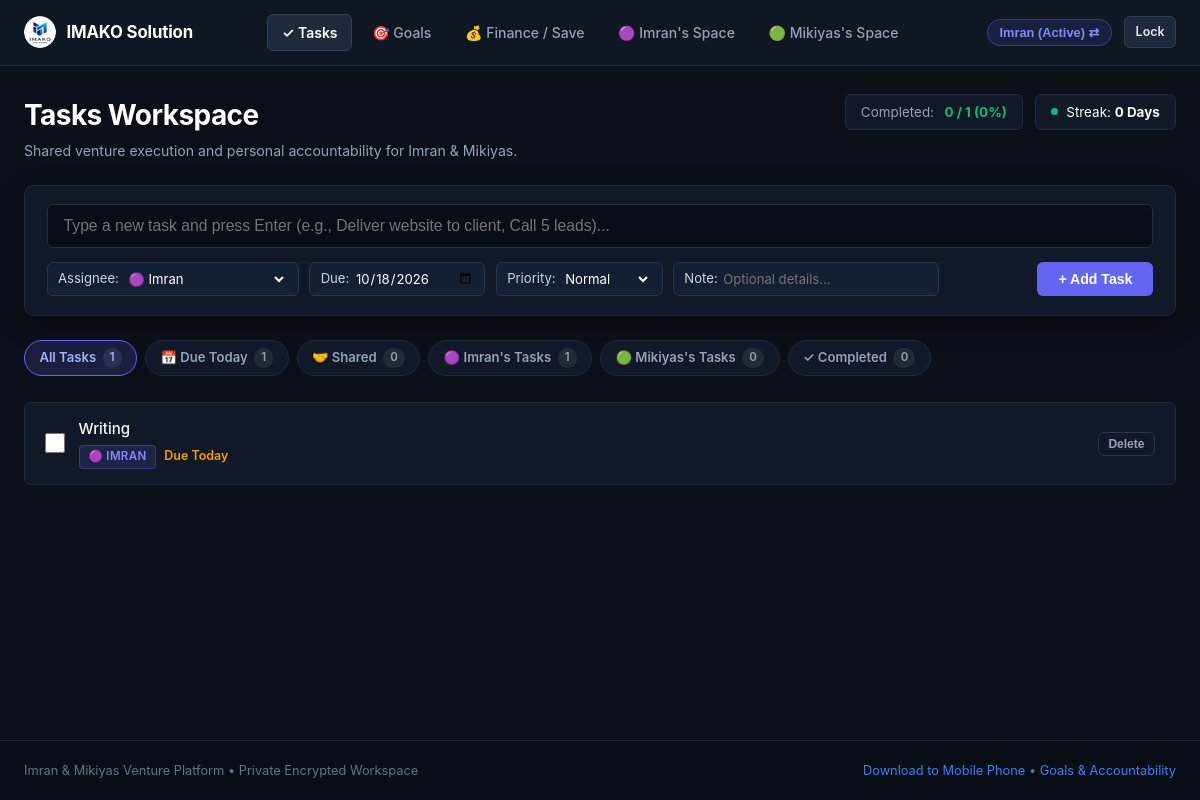
The page /index (signed in) on the database as committed earlier.
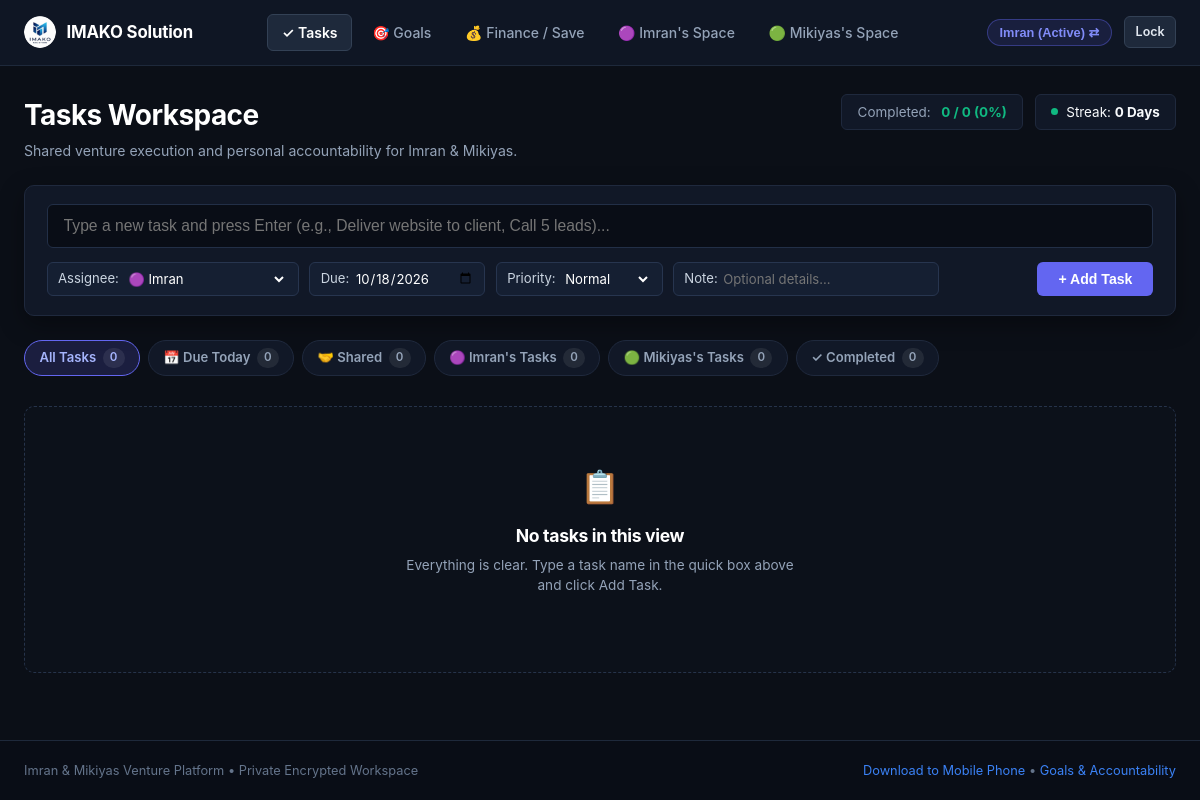
The same page on the database as committed later.
### tables this page shows
CREATE TABLE tasks (
        id INTEGER PRIMARY KEY AUTOINCREMENT,
        user_id TEXT NOT NULL,
        task_type TEXT NOT NULL DEFAULT 'personal' CHECK(task_type IN ('shared', 'personal')),
        week_identifier TEXT NOT NULL,
        title TEXT NOT NULL,
        details TEXT,
        due_date TEXT NOT NULL,
        target_time TEXT,
        is_done INTEGER NOT NULL DEFAULT 0,
        done_date TEXT,
        proof_image TEXT,
        proof_text TEXT,
        ai_verified INTEGER NOT NULL DEFAULT 0,
        ai_status TEXT NOT NULL DEFAULT 'Unverified',
        ai_feedback TEXT,
        is_archived INTEGER NOT NULL DEFAULT 0,
        consequence_applied INTEGER NOT NULL DEFAULT 0,
        created_at TIMESTAMP DEFAULT CURRENT_TIMESTAMP, assigned_to TEXT DEFAULT 'imran', priority TEXT DEFAULT 'Normal',
        FOREIGN KEY (user_id) REFERENCES users (id) ON DELETE CASCADE
    );

### app.py (the view)
@app.route("/")
@app.route("/index")
def index():
    if not (session.get("logged_in_user") or request.cookies.get("partner_user")):
        return handle_login_request()
    return tasks_board()

### app.py (called while the page is built, shortened)
@app.before_request
def require_authentication_gate():
    if request.endpoint == "static" or request.path.startswith(("/static/", "/public/")):
        return None
    allowed_exact = (
        "/", "/index", "/login", "/login/", "/favicon.ico", "/manifest.json", "/sw.js",
        "/api/index", "/api/index/", "/api/index.py", "/debug"
    )
    if (
        request.path in allowed_exact
        or request.endpoint in ("login", "debug_endpoint", "index", "vercel_entrypoint_dispatcher")
    ):
        return None

### database/db.py (called while the page is built, shortened)
def get_db_connection():
    global _last_db_check
    conn = sqlite3.connect(DB_PATH, factory=SyncedConnection)
    conn.row_factory = sqlite3.Row
    conn.execute("PRAGMA foreign_keys = ON")
    return conn

def check_and_apply_penalties(conn):
    today_str = date.today().strftime("%Y-%m-%d")
    cursor = conn.cursor()
    cursor.execute("""
    SELECT t.id, t.user_id, t.title, t.due_date, u.default_consequence
    FROM tasks t
    JOIN users u ON t.user_id = u.id
    WHERE t.due_date < ? AND t.is_done = 0 AND t.consequence_applied = 0
    """, (today_str,))
    overdue_tasks = cursor.fetchall()
    conn.commit()

### templates/tasks.html (shortened to what the changed rows need)
{% extends "base.html" %}
{% block content %}
<div style="margin-bottom: 1.5rem; display:flex; justify-content:space-between; align-items:flex-start; flex-wrap:wrap; gap:1rem;">
  <div>
    <h1 style="font-size:1.75rem; font-weight:700;">Tasks Workspace</h1>
  </div>
  <div style="display:flex; align-items:center; gap:0.75rem; flex-wrap:wrap;">
    <div style="background:#111827; border:1px solid #1f293d; padding:0.45rem 0.95rem; border-radius:var(--radius-sm); font-size:0.84rem; display:flex; align-items:center; gap:0.65rem;">
      <span style="color:var(--text-muted);">Completed:</span>
      <strong style="color:var(--accent-emerald);">{{ stats.done_count }} / {{ stats.total_count }} ({{ stats.rate }}%)</strong>
    </div>
  </div>
</div>
<div class="filter-chips-bar">
  <a href="{{ url_for('tasks_board', tab='all') }}" class="filter-chip {% if active_tab == 'all' %}active{% endif %}">
    All Tasks <span class="chip-count">{{ counts.all }}</span>
  </a>
  <a href="{{ url_for('tasks_board', tab='today') }}" class="filter-chip {% if active_tab == 'today' %}active{% endif %}">
    📅 Due Today <span class="chip-count">{{ counts.today }}</span>
  </a>
  <a href="{{ url_for('tasks_board', tab='imran') }}" class="filter-chip {% if active_tab == 'imran' %}active{% endif %}">
    🟣 Imran's Tasks <span class="chip-count">{{ counts.imran }}</span>
  </a>
</div>
<div style="margin-top: 1rem;">
  {% if tasks %}
    {% for task in tasks %}
      <div class="cool-task-card {% if task.is_done %}is-done{% endif %}">
        <div class="cool-task-left">
          <form action="{{ url_for('toggle_task_done', task_id=task.id) }}" method="POST" style="margin:0; display:flex; align-items:center;">
            <input type="checkbox" class="cool-task-checkbox" {% if task.is_done %}checked{% endif %} onchange="this.form.submit()" title="Click to mark done / undone">
          </form>
          <div style="flex:1;">
            <div class="cool-task-title">
              {{ task.title }}
            </div>
            <div class="cool-task-meta">
              {% if task.assigned_to == 'shared' or task.task_type == 'shared' %}
                <span class="badge-assignee shared">🤝 Shared</span>
              {% elif task.assigned_to == 'imran' or (task.user_id == 'imran' and not task.assigned_to) %}
                <span class="badge-assignee imran">🟣 Imran</span>
              {% elif task.assigned_to == 'mikiyas' or (task.user_id == 'mikiyas' and not task.assigned_to) %}
                <span class="badge-assignee mikiyas">🟢 Mikiyas</span>
              {% endif %}
              {% if task.due_date %}
                {% if not task.is_done and task.due_date < today_str %}
                  <span style="color:var(--accent-rose); font-weight:600;">⚠ Overdue ({{ task.due_date }})</span>
                {% elif task.due_date == today_str %}
                  <span style="color:var(--accent-amber); font-weight:600;">Due Today</span>
                {% else %}
                  <span>Due {{ task.due_date }}</span>
                {% endif %}
              {% endif %}
            </div>
          </div>
        </div>
        <div style="display:flex; align-items:center; gap:0.5rem;">
          <form action="{{ url_for('delete_task', task_id=task.id) }}" method="POST" style="margin:0;">
            <button type="submit" class="btn btn-outline btn-sm delete-confirm-btn" data-confirm-msg="Delete this task?" style="padding:0.25rem 0.6rem; font-size:0.75rem; border-color:#2a374f; color:#94a3b8;">
              Delete
            </button>
          </form>
        </div>
      </div>
    {% endfor %}
  {% else %}
    <div style="padding:3.5rem 1.5rem; text-align:center; border:1px dashed #26334a; border-radius:var(--radius-md); background:#0c111a; margin-top:1.5rem;">
      <div style="font-size:2rem; margin-bottom:0.75rem;">📋</div>
      <h3 style="font-size:1.1rem; color:#ffffff; margin-bottom:0.35rem;">No tasks in this view</h3>
      <p style="font-size:0.85rem; color:var(--text-muted); max-width:400px; margin:0 auto 1.25rem auto;">
        {% if active_tab == 'completed' %}
          No tasks completed yet. Check off an active task above to record your wins!
        {% elif active_tab == 'today' %}
          Nothing due today! Enjoy your focus or type a task above to schedule one.
        {% else %}
          Everything is clear. Type a task name in the quick box above and click Add Task.
        {% endif %}
      </p>
    </div>
  {% endif %}
</div>
{% endblock %}

Rows that differ between the two databases and show on the page:
removed tasks: title "Writing", assigned_to "🟣 IMRAN", due_date "Due Today"
Other text that changed with them:
{{ stats.total_count }}: "1" → "0"
{{ counts.all }}: "1" → "0"
{{ counts.today }}: "1" → "0"
{{ counts.imran }}: "1" → "0"
text now shown: "📋 No tasks in this view Everything is clear. Type a task name in the quick box above and click Add Task."
